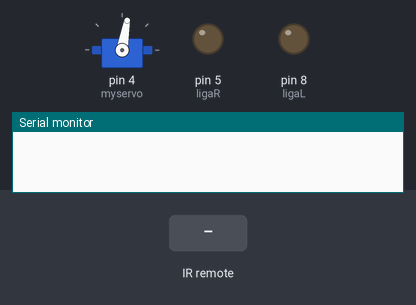
The sketch below on a simulated Arduino Uno, built with avr-gcc and run on an emulated ATmega328P. Shown: servo, output pins drawn as LEDs (lit = HIGH), the last lines printed to the serial monitor. Inputs (shaded band) come from the test bench.

Above: at 1.2 s.
1.3 s: infrared code 0xB54A42BD received
At 1.8 s:
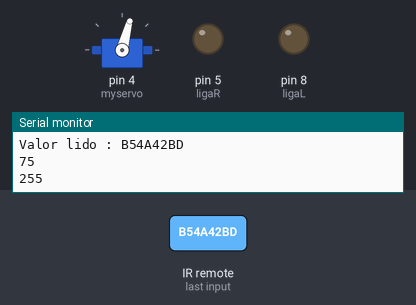
2.8 s: infrared code 0xB54A02FD received
At 4.0 s:
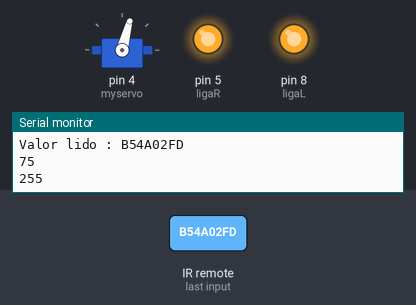
4.3 s: infrared code 0xB54AC23D received
At 5.3 s:
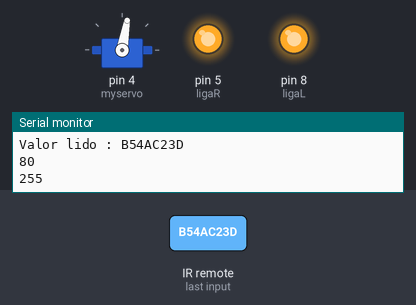
5.8 s: infrared code 0xB54AB04F received
At 6.4 s:
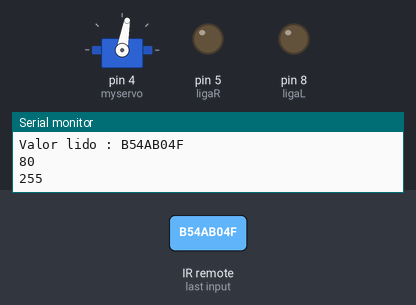
Timing chart, 0 to 8.3 s (numbered marks = the images above; inputs shaded):
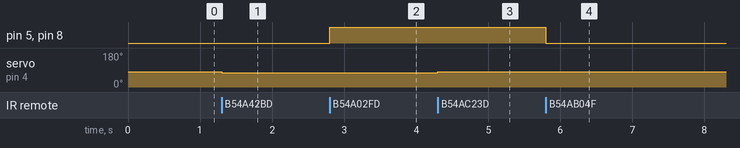

The sketch:

servo.ino
```cpp
#include <Servo.h>
#include <IRremote.h>
Servo myservo;
int RECV_PIN = 3;
IRrecv irrecv(RECV_PIN);
decode_results results;
float leitura;

int ligaL = 8;
int lf=7;
int lb=10;

int ligaR = 5;
int rf=6;
int rb=9;

int posicao = 80;
int velocidade = 255;


void setup() {
  myservo.attach(4);
  Serial.begin(9600);
  irrecv.enableIRIn();
  myservo.write(posicao);
}

void loop() {

  if (irrecv.decode(&results)){
    Serial.print("Valor lido : ");
    Serial.println(results.value, HEX);
    leitura = (results.value);
    if (leitura == 0xB54AC23D){
        if(posicao < 110){
        posicao = posicao + 5;
        }
        myservo.write(posicao);
    }
    if (leitura == 0xB54A42BD){
        if(posicao > 55 ){
        posicao = posicao - 5;
        }
        myservo.write(posicao);
    }


     if (leitura == 0xB54A50AF){
      if(velocidade < 255){
        velocidade = velocidade + 5;
      }
    }
     if (leitura == 0xB54AD02F){
      if(velocidade > 25){
        velocidade = velocidade - 5;
      }
    }


    if (leitura == 0xB54A02FD  ){
        andarFrente(velocidade);
    }
     if (leitura == 0xB54A827D){
        andarTras(velocidade);
    }

    if(leitura == 0xB54AB04F){
     digitalWrite(ligaL,LOW);
  digitalWrite(ligaR,LOW);
  digitalWrite(lf,LOW);
  digitalWrite(rf,LOW);
  digitalWrite(lb,LOW);
  digitalWrite(rb,LOW);

      }

     Serial.println(posicao);

     Serial.println(velocidade);


  irrecv.resume(); //Le o próximo valor
  }

}
void andarFrente(int velocidade){
  analogWrite(ligaL,velocidade-20);
  analogWrite(ligaR,velocidade);
  digitalWrite(lf,HIGH);
  digitalWrite(rf,HIGH);
  digitalWrite(lb,LOW);
  digitalWrite(rb,LOW);
  }
void andarTras(int velocidade){
  analogWrite(ligaL,velocidade-20);
  analogWrite(ligaR,velocidade);
  digitalWrite(lf,LOW);
  digitalWrite(rf,LOW);
  digitalWrite(lb,HIGH);
  digitalWrite(rb,HIGH);
  }
void parar(){
  analogWrite(ligaL,0);
  analogWrite(ligaR,0);
  digitalWrite(lf,LOW);
  digitalWrite(rf,LOW);
  digitalWrite(lb,LOW);
  digitalWrite(rb,LOW);
  }
```

Measured:
- after the input at 1.3 s, servo on pin 4 (myservo): 80° → 75° at once
- after the input at 2.8 s, pin 5 (ligaR), pin 8 (ligaL): LOW → HIGH at once
- after the input at 4.3 s, servo on pin 4 (myservo): 75° → 80° at once
- after the input at 5.8 s, pin 5 (ligaR), pin 8 (ligaL): HIGH → LOW at once
